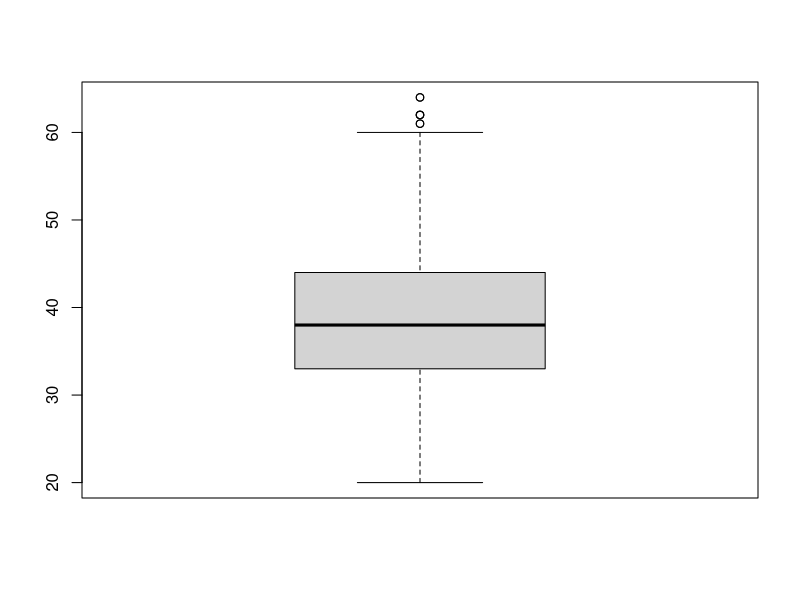
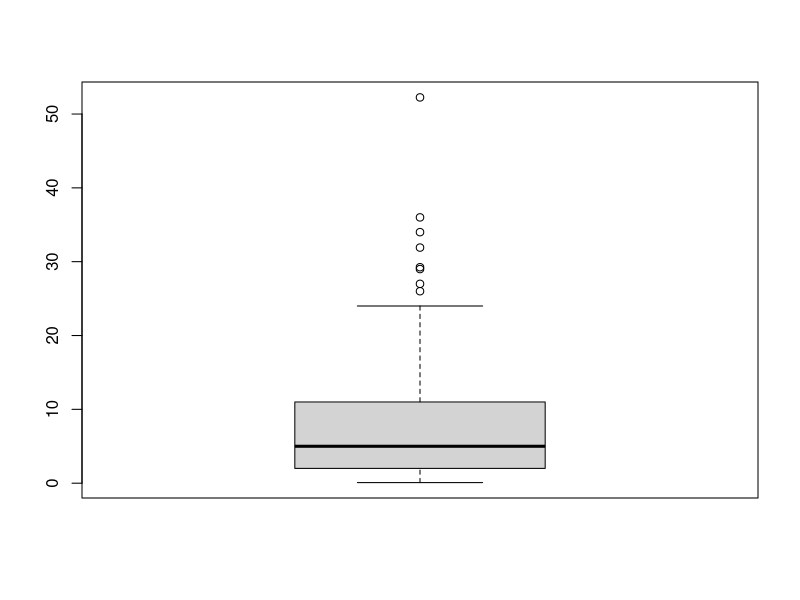
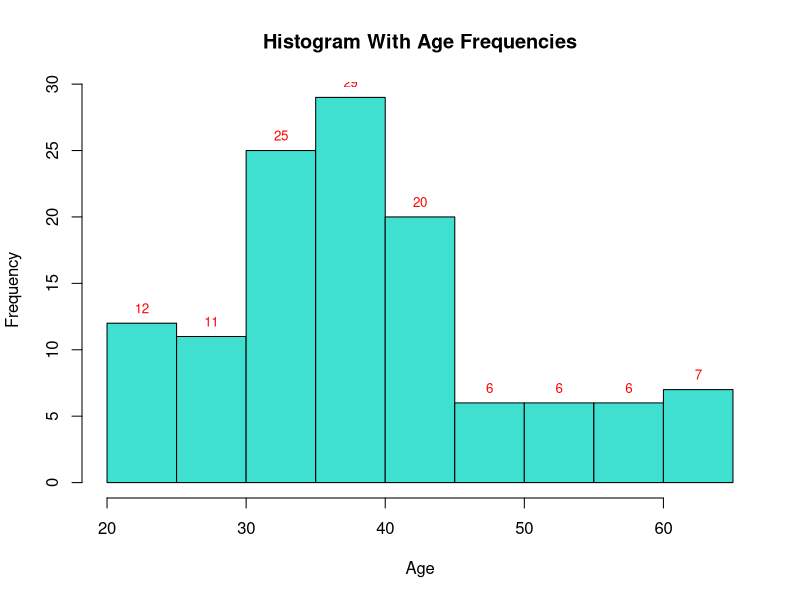
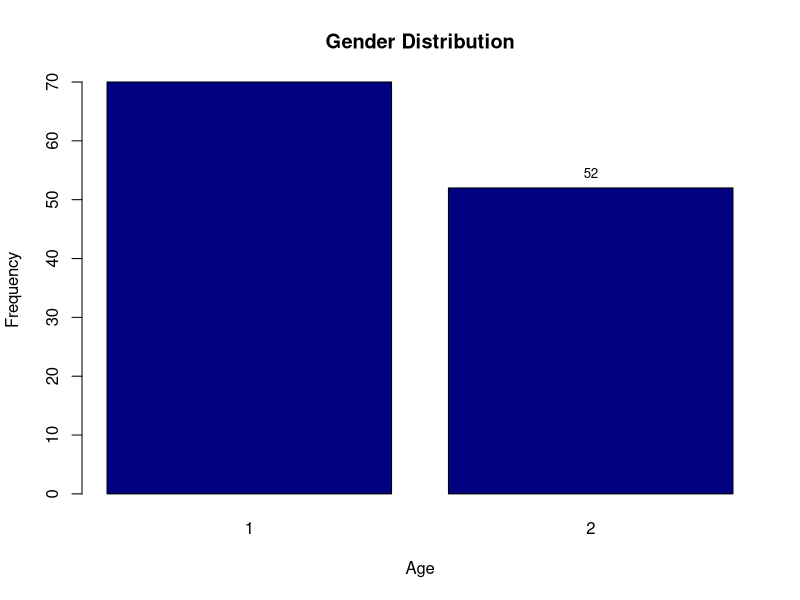
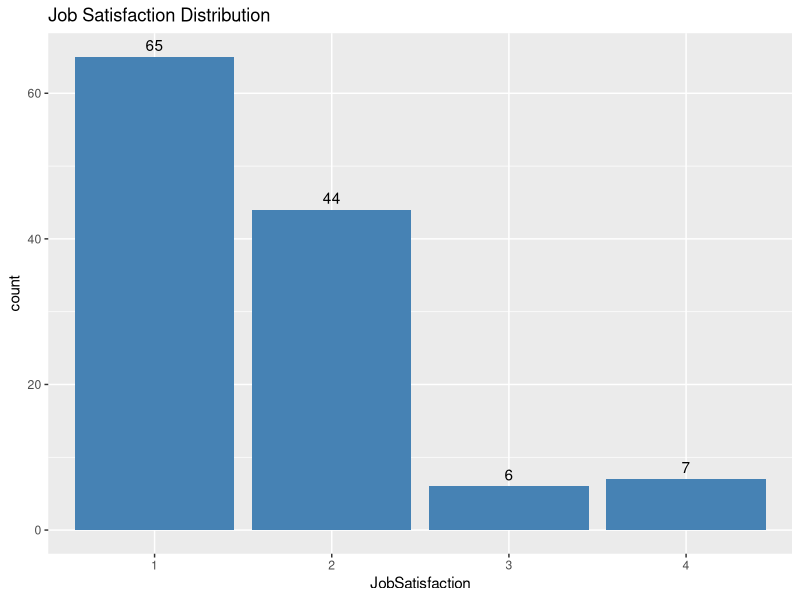
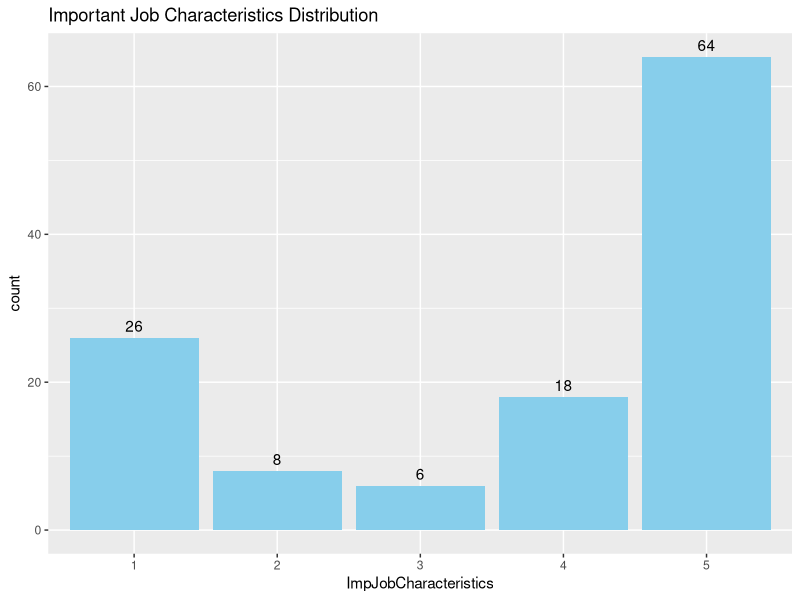
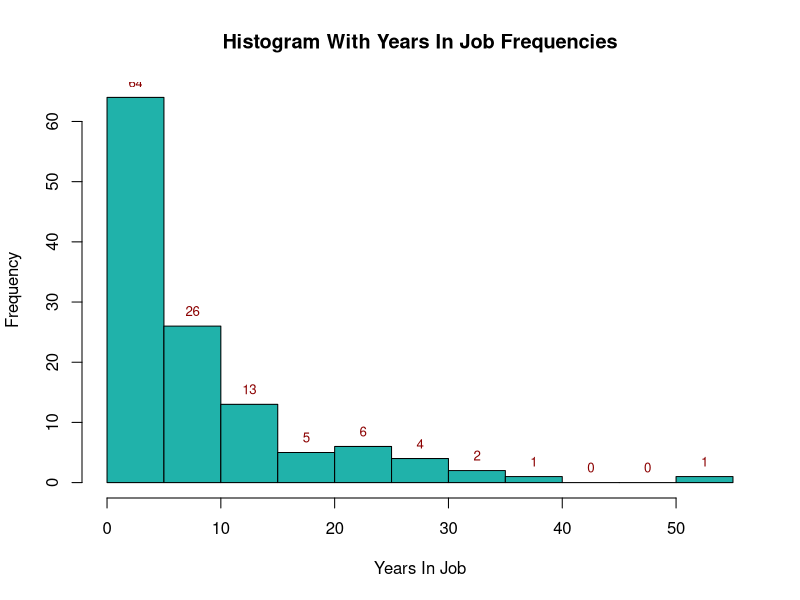
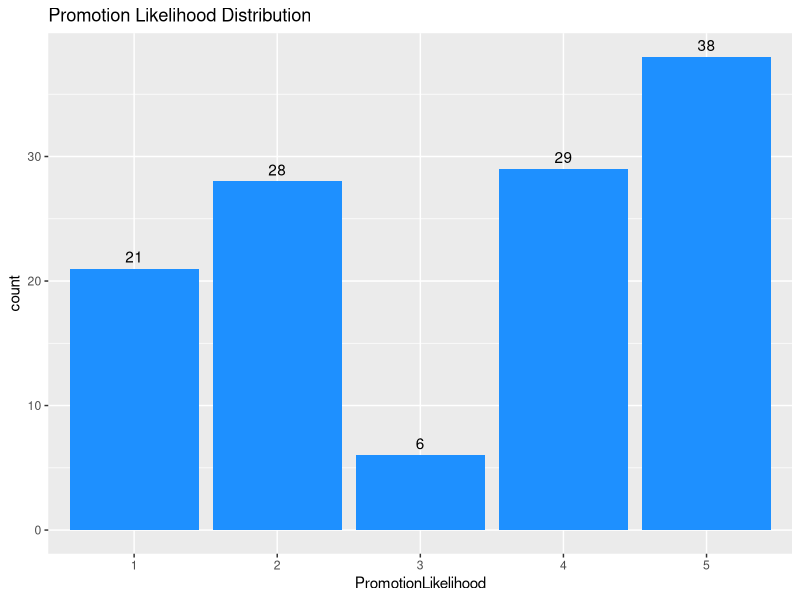

Generate these figures, in order, with R:
## ---- chunk 1
# Import the Data File
library(readr)
Typical_Employee_Survey_Data <- read_csv("Typical_Employee_Survey_Data.csv")
# View(Typical_Employee_Survey_Data)

MyData <- Typical_Employee_Survey_Data   # Renames the data file

# Question 1: Print out the 5-point summary and boxplot (numerical columns) for each column

# Age Column Summary Stats
min(MyData$Age)
max(MyData$Age)
range(MyData$Age)
StatRange_Age = max(MyData$Age) - min(MyData$Age)
StatRange_Age

mean(MyData$Age)
sd(MyData$Age)
var(MyData$Age)
sqrt(var(MyData$Age))
IQR(MyData$Age)
quantile(MyData$Age)
fivenum(MyData$Age)
summary(MyData$Age)   # Provides the 5-point summary for the Age column

stats_Age <- boxplot.stats(MyData$Age)
stats_Age
boxplot.stats(MyData$Age)$out

boxplot(MyData$Age)

# YearsInJob Column Summary Stats
min(MyData$YearsInJob)
max(MyData$YearsInJob)
range(MyData$YearsInJob)
StatRange_YearsInJob = max(MyData$YearsInJob) - min(MyData$YearsInJob)
StatRange_YearsInJob

mean(MyData$YearsInJob)
sd(MyData$YearsInJob)
var(MyData$YearsInJob)
sqrt(var(MyData$YearsInJob))
IQR(MyData$YearsInJob)
quantile(MyData$YearsInJob)
fivenum(MyData$YearsInJob) 
summary(MyData$YearsInJob)  # Provides the 5-point summary for the Years In Job column

stats_YearsInJob <- boxplot.stats(MyData$YearsInJob)
stats_YearsInJob
boxplot.stats(MyData$YearsInJob)$out

boxplot(MyData$YearsInJob)

# Question 2: Convert the columns that need to be converted to Factors

categorical_cols <- c("Gender", "JobSatisfaction", "ImpJobCharacteristics", "PromotionLikelihood", "DecisionAuthority", "BudgetDecisionAuthority", "OrganizationPride", "JobChanForPayLikelihood", "WorkRelationScore")

MyData[categorical_cols] <- lapply(MyData[categorical_cols], as.factor)   # Converts all the categorical columns into factor columns and provides # of factors for each of them.

str(MyData)  # Checks the column type for each of the column

# Question 3: Plot the right visual for each column

library(ggplot2)

hist_Age <- hist(MyData$Age, plot = FALSE)
plot(hist_Age, col = "turquoise", main = "Histogram With Age Frequencies", xlab = "Age", ylab = "Frequency")
text(x = hist_Age$mids, y = hist_Age$counts, labels = hist_Age$counts, pos = 3, cex = 0.8, col = "red")   # mids would give midpoints of bars, counts will provide the height of each bar, pos = position above the bar, cex = size of the test.

text(x = barplot(table(MyData$Gender), main = "Gender Distribution", xlab = "Age", ylab = "Frequency", col = "Navy"), y = table(MyData$Gender), labels = table(MyData$Gender), pos = 3, cex = 0.8, col = "black") 

ggplot(MyData, aes(x = JobSatisfaction)) + geom_bar(fill = "steelblue") + geom_text(stat = "count", aes(label = ..count..), vjust = -0.5) + labs(title = "Job Satisfaction Distribution") + scale_x_discrete(limits = c("1", "2", "3", "4"))   # Visualizes the Job Satisfaction column while keeping the order of the label

ggplot(MyData, aes(x = ImpJobCharacteristics)) + geom_bar(fill = "skyblue") + geom_text(stat = "count", aes(label = ..count..), vjust = -0.5) + labs(title = "Important Job Characteristics Distribution") + scale_x_discrete(limits = c("1", "2", "3", "4","5"))   # Visualizes the Important Job Characteristics column while keeping the order of the label

hist_YearsInJob <- hist(MyData$YearsInJob, plot = FALSE)
plot(hist_YearsInJob, col = "lightseagreen", main = "Histogram With Years In Job Frequencies", xlab = "Years In Job", ylab = "Frequency")
text(x = hist_YearsInJob$mids, y = hist_YearsInJob$counts, labels = hist_YearsInJob$counts, pos = 3, cex = 0.8, col = "darkred")   # mids would give midpoints of bars, counts will provide the height of each bar, pos = position above the bar, cex = size of the test.

ggplot(MyData, aes(x = PromotionLikelihood)) + geom_bar(fill = "dodgerblue") + geom_text(stat = "count", aes(label = ..count..), vjust = -0.5) + labs(title = "Promotion Likelihood Distribution") + scale_x_discrete(limits = c("1", "2", "3", "4","5"))   # Visualizes the Promotion Likelihood column while keeping the order of the label

ggplot(MyData, aes(x = DecisionAuthority)) + geom_bar(fill = "deepskyblue") + geom_text(stat = "count", aes(label = ..count..), vjust = -0.5) + labs(title = "Decision Authority Distribution") + scale_x_discrete(limits = c("1", "2", "3", "4"))   # Visualizes the Decision Authority column while keeping the order of the label

text(x = barplot(table(MyData$BudgetDecisionAuthority), main = "Budget Decision Authority Distribution", xlab = "Budget Decision Authority", ylab = "Frequency", col = "slateblue"), y = table(MyData$BudgetDecisionAuthority), labels = table(MyData$BudgetDecisionAuthority), pos = 3, cex = 0.8, col = "black") 

ggplot(MyData, aes(x = OrganizationPride)) + geom_bar(fill = "lightblue") + geom_text(stat = "count", aes(label = ..count..), vjust = -0.5) + labs(title = "Organization Pride Distribution") + scale_x_discrete(limits = c("1", "2", "3", "4"))   # Visualizes the Organization Pride column while keeping the order of the label

ggplot(MyData, aes(x = JobChanForPayLikelihood)) + geom_bar(fill = "royalblue") + geom_text(stat = "count", aes(label = ..count..), vjust = -0.5) + labs(title = "Job Change For Pay Likelihood Distribution") + scale_x_discrete(limits = c("1", "2", "3", "4", "5"))   # Visualizes the Job Change For Pay Likelihood column while keeping the order of the label

ggplot(MyData, aes(x = WorkRelationScore)) + geom_bar(fill = "midnightblue") + geom_text(stat = "count", aes(label = ..count..), vjust = -0.5) + labs(title = "Work Relation Score Distribution") + scale_x_discrete(limits = c("1", "2", "3", "4"))   # Visualizes the Work Relation Score column while keeping the order of the label

# Question 4: Plot scatter plots to show few relationships

# Plot 1: Age vs. Years In Job color by Gender
plot(MyData$Age, MyData$YearsInJob, xlab="Age", ylab="Years in Job", main="Age vs. Years In Job", col=MyData$Gender, pch=19)
legend("topright", legend=c("Male", "Female"), col=1:2, pch=19)

# As age increases, the number of years in the job also increases. However, more males than females spend more than 20 years in the job regardless of their age.

# Plot 2: Age vs. Years In Job
library(GGally)
ggpairs(MyData[, c("Age", "YearsInJob")])

# Older employees generally have more years in the job as observed in the plot above. However, the correlation between the 2 variable is not strong enough so it can be assumed that there is a lot of variation, some employees might have changed jobs later in their careers. The general trend is upward with moderate correlation of 0.515.

# Plot 3: Promotion Likelihood vs. Years In Job color by Decision Authority
plot(jitter(as.numeric(MyData$PromotionLikelihood)), MyData$YearsInJob, xlab="Promotion Likelihood", ylab="Years in Job", main = "Promotion Likelihood vs. Years In Job", col = MyData$DecisionAuthority, pch = 19)
legend("topright", legend=c("Always", "Much of the Time", "Sometimes", "Never"), col=1:4, pch=19)

# Promotion likelihood is not dependent on the years in the job and the decision making authority. As displayed by the plot, employees with lesser years in the job, can have more authority to make decisions, and also can also have a higher likelihood of getting promoted.

# Plot 4: Important Job Characteristics vs. Age color by Gender
plot(MyData$Age, MyData$ImpJobCharacteristics, xlab="Age", ylab="Important Job Characteristics", main="Age vs. Important Job Characteristics", col=MyData$Gender, pch=19)
legend("topright", legend=c("Male", "Female"), col=1:2, pch=19)

# Enjoying the work seems to be an important characteristics for most women across all ages. However, having opportunities for advancement seems to be the most important characteristics for men across all ages. Other characteristics like high income, no danger of being fired and flexible hours are not as heavily valued by most of the men and women in this study. 

# Plot 5: Age vs. Years In Job color by Organization Pride
plot(MyData$Age, MyData$YearsInJob, xlab="Age", ylab="Years in Job", main="Age vs. Years In Job", col=MyData$OrganizationPride, pch=19)
legend("topright", legend=c("Very Proud", "Somewhat Proud", "Indifferent", "Not At All Proud"), col=1:4, pch=19)

# Most employees are either very proud or somewhat proud from early years in the job at a younger age, with age and more years in the job the organizational pride also increases.
